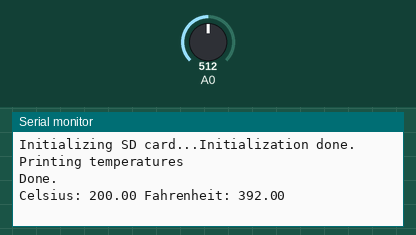
Simulated run of this sketch. Board: Arduino Uno, built with avr-gcc and run on an emulated ATmega328P. On the bench: the last lines printed to the serial monitor. Inputs (shaded band) come from the test bench; at power-on: A0 = 512. Storage starts empty.

Above: at 18.0 s.
18.1 s: A0 set to 716
At 20.8 s:
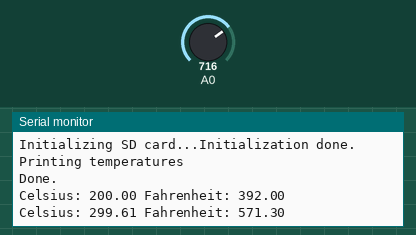
33.3 s: A0 set to 900
At 42.2 s:
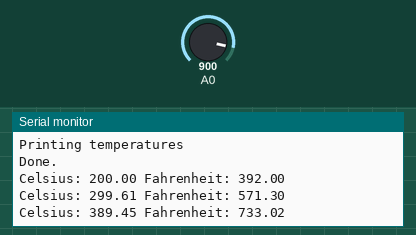

The sketch:

temp-to-sd.ino
```cpp
// SPI and SD libraries. SPI for connecting SD card to SPI bus.
#include <SPI.h>
#include <SD.h>
const int sdPin = 4;

// Temperature pin set to analog 0
const int temPin = 0;

// Delay time. How often to take a temperature reading, in miliseconds
// 20 minutes = 1200000 milliseconds
const int delayTime = 1200000;

// File variable
File tempsFile;


void setup() {
  // Serial output for when connected to computer
  Serial.begin(9600);
  while (!Serial) {
    ; // wait for serial port to connect. Needed for native USB port only
  }

  Serial.print("Initializing SD card...");
  if(!SD.begin(sdPin)) {
    Serial.println("initialization failed!");
    return;
  }
  Serial.println("Initialization done.");

  tempsFile = SD.open("temps.txt", FILE_WRITE);

  if (tempsFile) {
    Serial.println("Printing temperatures");
    tempsFile.println("Printing temperatures:");
    tempsFile.close();
    Serial.println("Done.");
  } else {
    Serial.println("Error opening file in setup.");
  }

}

void loop() {
  /********************/
  // Open SD card for writing
  tempsFile = SD.open("temps.txt", FILE_WRITE);

  if (tempsFile) {
    // Temperature readings
    float voltage, degreesC, degreesF;
    voltage = getVoltage(temPin);
    degreesC = (voltage - 0.5) * 100.0;
    degreesF = degreesC * (9.0/5.0) + 32.0;

    // write temps to Serial
    Serial.print("Celsius: ");
    Serial.print(degreesC);
    Serial.print(" Fahrenheit: ");
    Serial.println(degreesF);

    // write temps to SD card
    tempsFile.print("Celsius: ");
    tempsFile.print(degreesC);
    tempsFile.print(" Fahrenheit: ");
    tempsFile.println(degreesF);

    // close the file
    tempsFile.close();
  } else {
    Serial.println("Error opening file in loop.");
  }


  delay(delayTime);

}

float getVoltage(int pin)
{
  return (analogRead(pin) * 0.004882814);
}
```

Measured:
- after the input at 18.1 s, the serial monitor: prints a new line after 2.3 s (image 1)
- after the input at 33.3 s, the serial monitor: prints a new line after 7.5 s (image 2)
